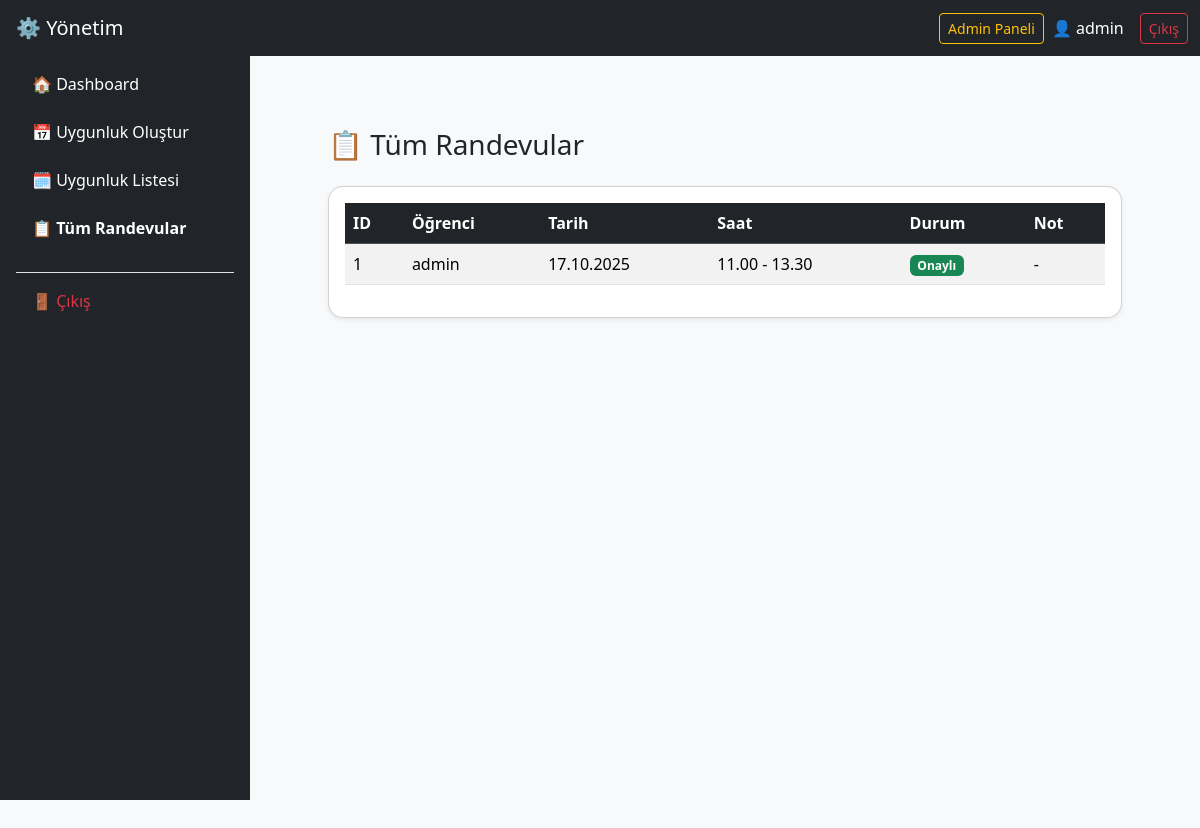
The page /appointments/admin/appointments/ (signed in) on the database its author committed.
### users/models.py (models this page shows, shortened)
class User(AbstractUser):
    role = models.ForeignKey(Role, on_delete=models.CASCADE, null=True, blank=True)

### appointments/models.py (models this page shows, shortened)
class Appointment(models.Model):
    availability = models.ForeignKey(
        Availability,
        on_delete=models.CASCADE,
        related_name='appointments'
    )
    student = models.ForeignKey(
        User,
        on_delete=models.CASCADE,
        limit_choices_to={'role__name': 'Student'},
        related_name='appointments'
    )
    branches = models.ManyToManyField(Branch)
    status = models.CharField(max_length=20, choices=[
        ('approved', 'Approved'),
        ('cancelled', 'Cancelled'),
        ('no_show', 'No Show'),
        ], default='approved')
    cancelled_by = models.ForeignKey(
        User,
        on_delete=models.SET_NULL,
        null=True,
        blank=True,
        related_name='cancelled_appointments'
    )
    cancel_reason = models.TextField(blank=True, null=True)

class Availability(models.Model):
    admin = models.ForeignKey(
        User,
        on_delete=models.CASCADE,
        limit_choices_to={'role__name': 'Admin'},
        related_name='availabilities'
    )
    date = models.DateField()
    start_time = models.TimeField()
    end_time = models.TimeField()
    quota = models.PositiveIntegerField()
    note = models.TextField(blank=True, null=True)

### appointments/views.py (the view)
# urls.py: path('admin/appointments/', views.all_appointments, name='all_appointments'),
@user_passes_test(is_admin)
def all_appointments(request):
    appointments = Appointment.objects.select_related('availability', 'student').all().order_by('-id')
    return render(request, 'appointments/all_appointments.html', {'appointments': appointments})

### appointments/views.py (called while the page is built)
def is_admin(user):
    return user.is_authenticated and user.role and user.role.name == 'Admin'

### appointments/templates/appointments/all_appointments.html (shortened to what this page needs)
{% extends 'appointments/base_admin.html' %}
{% block admin_content %}
<div class="container mt-4">
    <h3 class="mb-4">📋 Tüm Randevular</h3>
    <div class="card shadow-sm">
        <div class="card-body">
            <table class="table table-striped table-hover align-middle">
                <thead class="table-dark">
                <tr>
                    <th>ID</th>
                    <th>Öğrenci</th>
                    <th>Tarih</th>
                    <th>Saat</th>
                    <th>Durum</th>
                    <th>Not</th>
                </tr>
                </thead>
                <tbody>
                {% for appointment in appointments %}
                <tr>
                    <td>{{ appointment.id }}</td>
                    <td>{{ appointment.student.username }}</td>
                    <td>{{ appointment.availability.date|date:"d.m.Y" }}</td>
                    <td>{{ appointment.availability.start_time|time:"H.i" }} - {{ appointment.availability.end_time|time:"H.i" }}</td>
                    <td>
                        {% if appointment.status == 'approved' %}
                        <span class="badge bg-success">Onaylı</span>
                        {% elif appointment.status == 'cancelled' %}
                        <span class="badge bg-danger">İptal</span>
                        {% elif appointment.status == 'no_show' %}
                        <span class="badge bg-warning text-dark">Gelmedi</span>
                        {% else %}
                        <span class="badge bg-secondary">Bekliyor</span>
                        {% endif %}
                    </td>
                    <td>{{ appointment.cancel_reason|default:"-" }}</td>
                </tr>
                {% empty %}
                <tr>
                    <td colspan="6" class="text-center text-muted">Henüz randevu bulunmuyor.</td>
                </tr>
                {% endfor %}
                </tbody>
            </table>
        </div>
    </div>
</div>
{% endblock %}

### appointments/templates/appointments/base.html (shortened to what this page needs)
<!DOCTYPE html>
<html lang="tr">
<head>
    <link href="https://cdn.jsdelivr.net/npm/bootstrap@5.3.2/dist/css/bootstrap.min.css" rel="stylesheet">
</head>
<body>
<nav class="navbar navbar-expand-lg navbar-dark bg-dark mb-4">
    <div class="container-fluid">
        <a class="navbar-brand"
           href="{% if user.is_authenticated and user.role.name == 'Admin' %}
                    {% url 'admin_dashboard' %}
                  {% elif user.is_authenticated %}
                    {% url 'student_dashboard' %}
                  {% else %}
                    {% url 'login' %}
                  {% endif %}">
        </a>
        <div class="collapse navbar-collapse justify-content-end" id="navbarNav">
            {% if user.is_authenticated %}
            <div class="d-flex align-items-center">
                {% if user.role.name == 'Admin' %}
                <a href="{% url 'admin_dashboard' %}" class="btn btn-outline-warning btn-sm me-2">Admin Paneli</a>
                {% else %}
                <a href="{% url 'student_dashboard' %}" class="btn btn-outline-primary btn-sm me-2">Öğrenci Paneli</a>
                {% endif %}
                <span class="text-white me-3">👤 {{ user.username }}</span>
                <button onclick="confirmLogout()" class="btn btn-outline-danger btn-sm">Çıkış</button>            </div>
            {% endif %}
        </div>
    </div>
</nav>
<div class="container mt-4">
    {% block content %}{% endblock %}
</div>
</body>
</html>

### appointments/templates/appointments/base.html (style rules this page uses)
body { background-color: #f8f9fa; }
.navbar-brand { font-weight: bold; letter-spacing: 0.5px; }
.card { border-radius: 15px; box-shadow: 0 4px 10px rgba(0,0,0,0.05); }

### rows shown on the page
User: username "admin"
Appointment: id "1", student.username "admin", availability "17.10.2025", availability.start_time "11.00", availability.end_time "13.30", status "Onaylı", cancel_reason "-"
